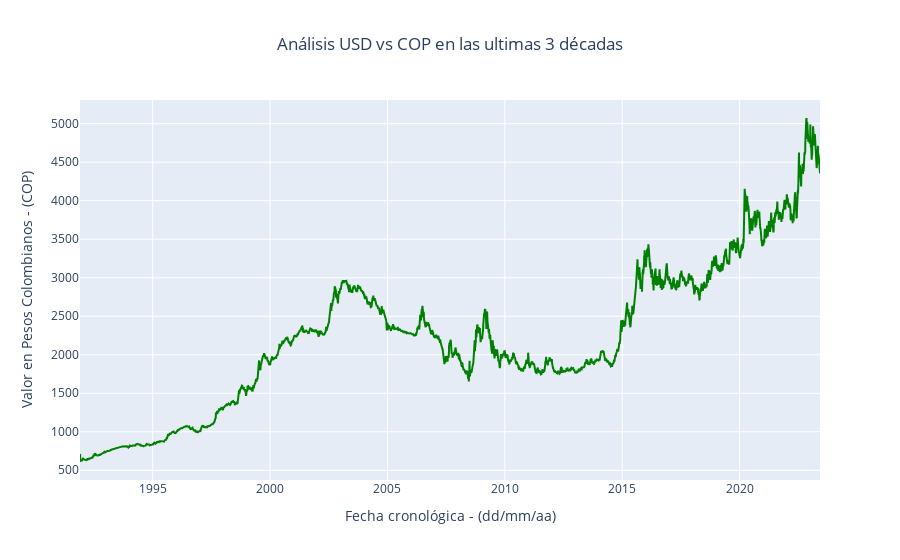

This figure's notebook cell:
### Markdown cell above
4. Visualización de los datos

### Code cell
prices = dolar['valor'].values.reshape(-1, 1)
# Convertir la columna 'fecha' al formato de fecha
dolar['fecha'] = pd.to_datetime(dolar['fecha'])

# Crear el gráfico de línea con Plotly
fig = go.Figure(data=go.Scatter(x=dolar['fecha'], y=dolar['valor'], mode='lines'))

# Personalizar los marcadores
fig.update_traces(marker=dict(size=9, symbol='circle', color='green'))


# Personalizar el diseño del gráfico
fig.update_layout(
    title={'text':"Análisis USD vs COP en las ultimas 3 décadas",'x':0.5,'xanchor':'center'},
    xaxis_title="Fecha cronológica - (dd/mm/aa)",
    yaxis_title="Valor en Pesos Colombianos - (COP)"
)

# Mostrar el gráfico
fig.show()

### Figure 1 — Plotly figure (JSON) as saved in the notebook; plotly's stock layout.template omitted (floating-point values rounded to 4 significant figures; data arrays with more than 128 entries replaced by an {"elided": "..."} marker saying what was removed)
{"data": [{"marker": {"color": "green", "size": 9, "symbol": "circle"}, "mode": "lines", "type": "scatter", "x": {"elided": "11514 str values"}, "y": {"elided": "11514 float values"}}], "layout": {"title": {"text": "Análisis USD vs COP en las ultimas 3 décadas", "x": 0.5, "xanchor": "center"}, "xaxis": {"title": {"text": "Fecha cronológica - (dd/mm/aa)"}}, "yaxis": {"title": {"text": "Valor en Pesos Colombianos - (COP)"}}}}
